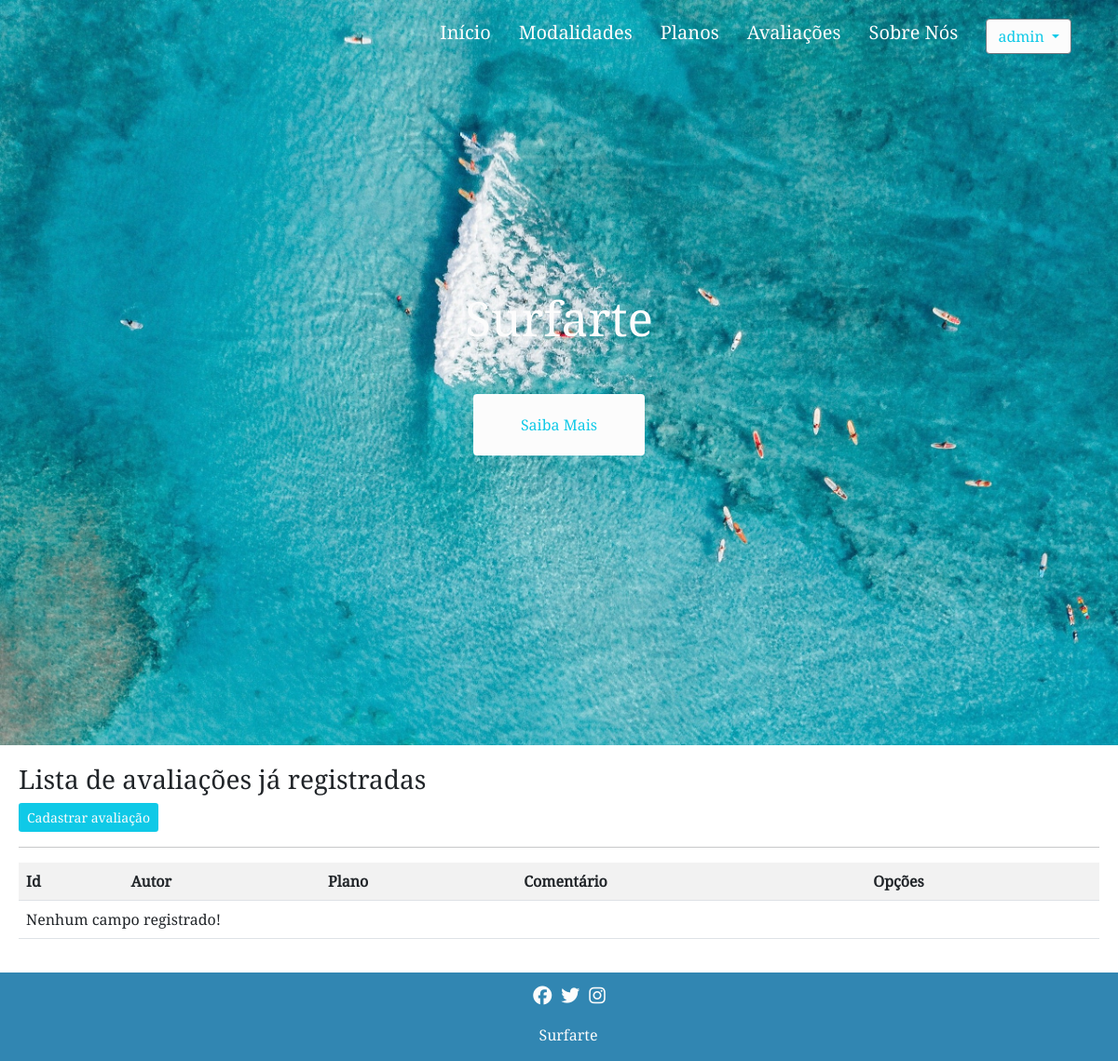
/exibir/minha_avaliacao/ (signed in), run on an earlier commit of the app's database.
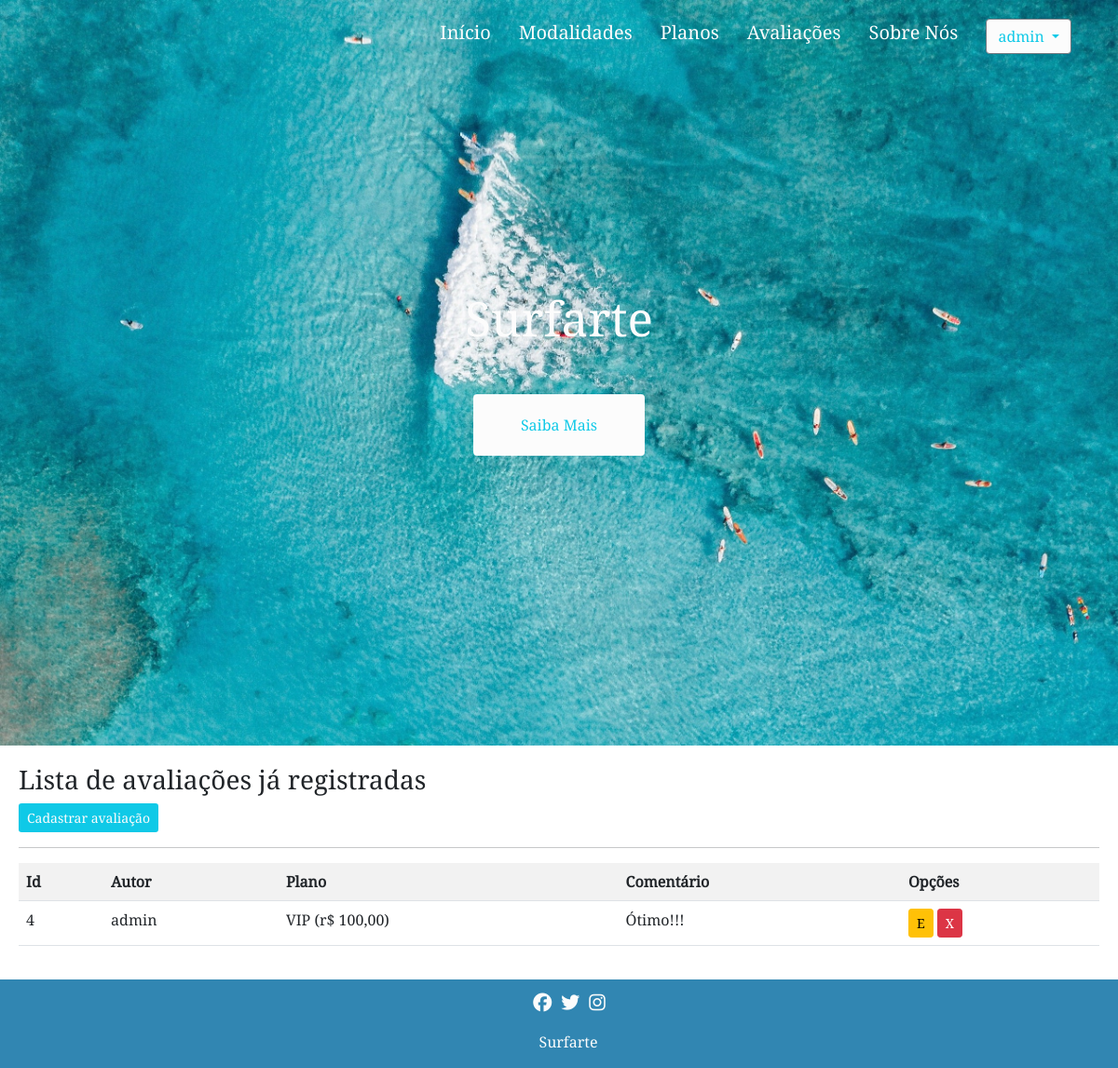
And on a later commit of the database.
### cadastros/models.py (models this page shows, shortened)
class Avaliacao(models.Model):
    autor = models.ForeignKey(User, on_delete=models.PROTECT, null=True)
    plano = models.ForeignKey(Plano, on_delete=models.PROTECT)
    comentario = models.TextField(verbose_name='Comentário')

class Plano(models.Model):
    MANHA = 'MANHÃ'
    TARDE = 'TARDE'
    NOITE = 'NOITE'
    FLEXIVEL = 'FLEXÍVEL'
    momento = [(MANHA, 'MANHÃ'), (TARDE, 'TARDE'), (NOITE, 'NOITE'), (FLEXIVEL, 'FLEXÍVEL') ]
    nome = models.CharField(max_length=50)
    preco = models.CharField(verbose_name="Preço", max_length=100)
    dias = models.IntegerField(verbose_name="Quantidade de dias na semana")
    horario = models.CharField(
        max_length=10,
        choices=momento,
        verbose_name='Horário'
    )
    detalhes = models.CharField(max_length=100, null=True, blank=True)
    def __str__(self):
        return "{} ({})".format(self.nome, self.preco)

### cadastros/views.py (the view)
# urls.py: path('exibir/minha_avaliacao/', MinhaAvaliacaoList.as_view(), name='exibir-minha_avaliacao'),
class MinhaAvaliacaoList(LoginRequiredMixin, ListView):
    login_url = reverse_lazy('login')
    model = Avaliacao
    template_name = 'cadastros/listas/minhas_avaliacoes.html'
    def get_queryset(self):
        self.object_list = Avaliacao.objects.filter(autor=self.request.user)
        return self.object_list

### cadastros/templates/cadastros/listas/minhas_avaliacoes.html (shortened to what this page needs)
{% extends 'modelo.html' %}
{% load static %}
{% block main %}
<link rel="stylesheet" type="text/css" href="{% static 'css/estilo_listas.css' %}">
<main>
    <h3>Lista de avaliações já registradas</h3>
    {% if request.user.is_authenticated %}
    <a href="{% url 'cadastrar-avaliacao' %}" class="btn btn-sm" id="btn_cadastrar">Cadastrar avaliação</a>
    {% endif %}
    <hr>
    <div class="table-responsive">
        <table class="table table-striped">
            <tr>
                <th>Id</th>
                <th>Autor</th>
                <th>Plano</th>
                <th>Comentário</th>
                <th>Opções</th>
            </tr>
            {% for avaliacao in object_list %}
            <tr>
                <td>{{ avaliacao.pk }}</td>
                <td>{{ avaliacao.autor }}</td>
                <td>{{ avaliacao.plano }}</td>
                <td>{{ avaliacao.comentario }}</td>
                <td>
                    <a href="{% url 'editar-avaliacao' avaliacao.pk %}" class="btn btn-warning btn-sm" title="Editar" id="btn-opcoes">E</a>
                    <a href="{% url 'excluir-avaliacao' avaliacao.pk %}" class="btn btn-danger btn-sm" title="Excluir" id="btn-opcoes">X</a>
                </td>
            </tr>
            {% empty %}
            <tr>
                <td colspan="5">Nenhum campo registrado!</td>
            </tr>
            {% endfor %}
        </table>
    </div>
</main>
{% endblock %}

What changed in the data, as far as the page shows it:
added Avaliacao: pk "4", autor "admin", plano "VIP (r$ 100,00)", comentario "Ótimo!!!"
Also different on the page:
text no longer shown: "Nenhum campo registrado!"
